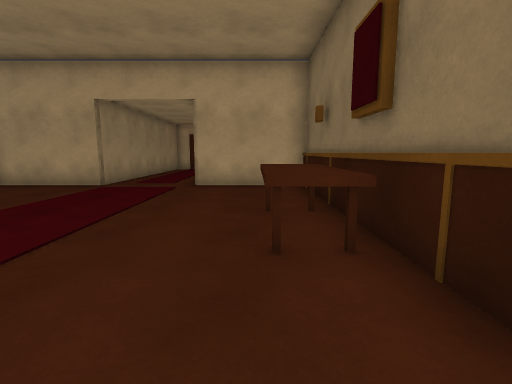
[1] (above)

12 first-person views from a walk through a scene from a Unity 3-D project. The camera is 1.2 m above the floor, tilts 8° down and sees 85° across. The floor is counted in squares, 1 m on a side. Each view is taken from the middle of a square. On the plan, view 1 faces up. The plan holds only what a view shows up to about 13 squares ahead; the rest is blank.

[2]
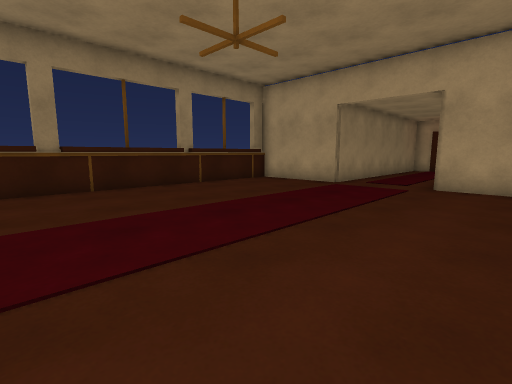

[3]
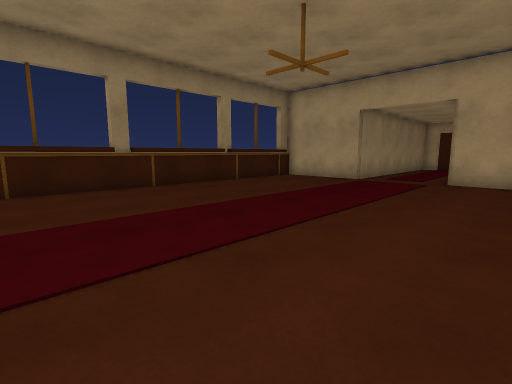

[4]
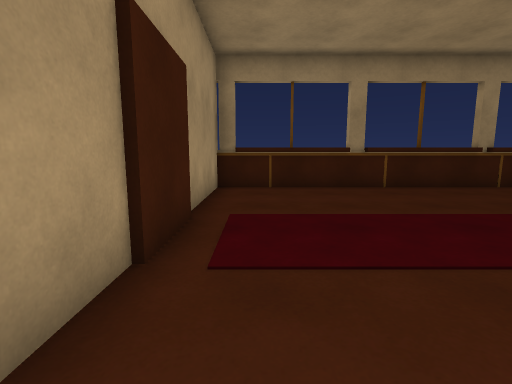

[5]
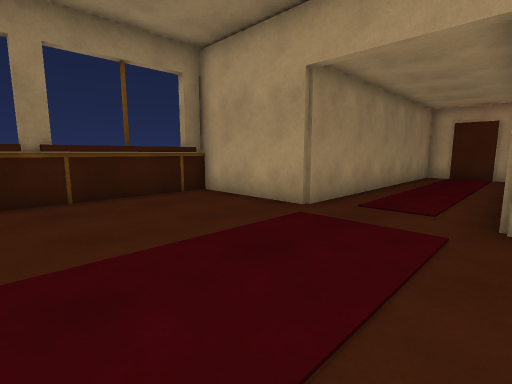

[6]
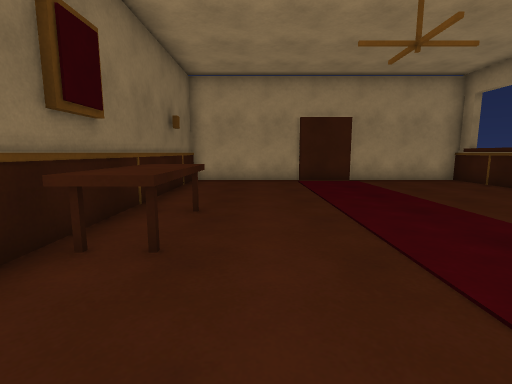

[7]
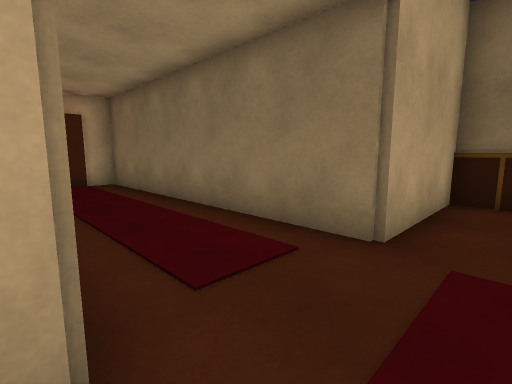

[8]
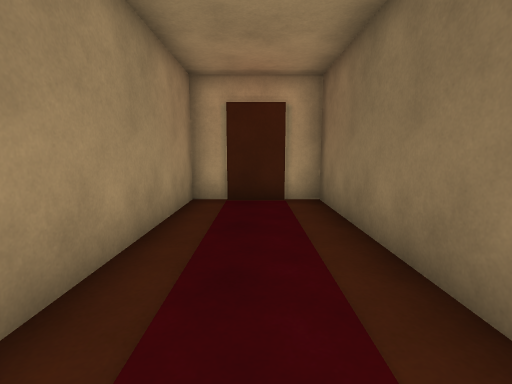

[9]
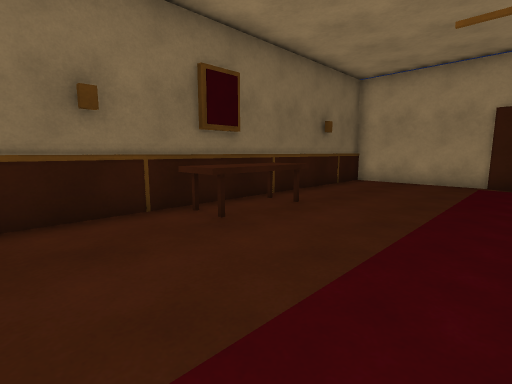

[10]
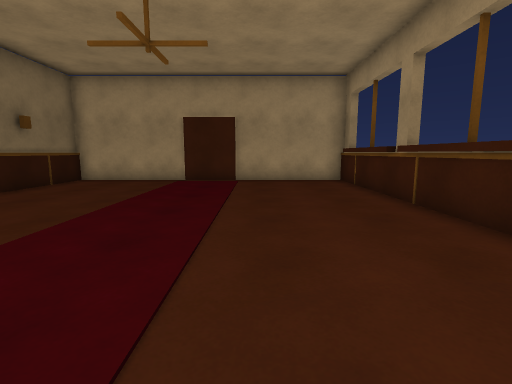

[11]
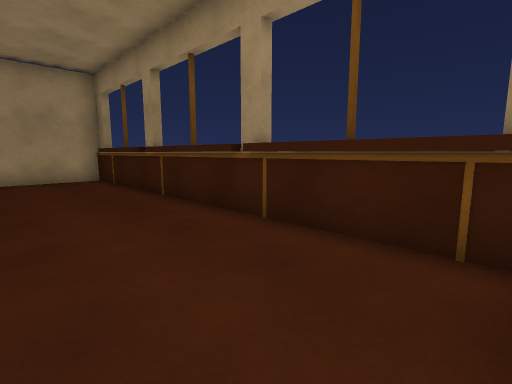

[12]
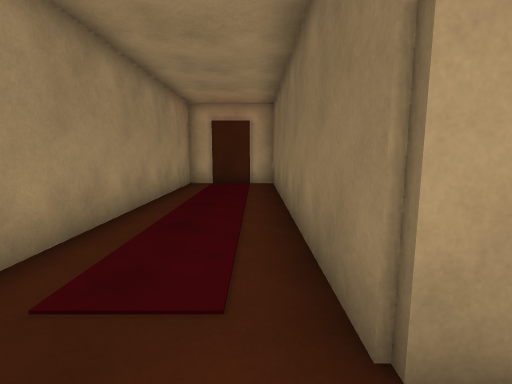

### Floor plan
Key: @ floor where view 1 was taken; # wall or solid block; . floor; ^ raised ledge.
Columns run from 10 left of view 1 to 2 right of it. Each row starts with its distance up from view 1.
 21     #####
 20     #...#
 19     #...#
 18     #...#
 17     #...#
 16     #...#
 15     #...#
 14     #...#
 13     #...#
 12     #...#
 11 #####...#####
 10 #...........#
  9 ^...........#
  8 #...........#
  7 ^...........#
  6 #.........^^#
  5 ^.........^^#
  4 ^.........^^#
  3 ^.........^^#
  2 ^...........#
  1 ^...........#
  0 ^.........@.#
 -1 ^...........#
 -2 ^...........#
 -3 #....###....#
 -4 ###### ######

Where each view was taken, in squares from view 1:
view 1: 0 up, 0 right, facing up
view 2: 0 up, 0 right, facing up-left
view 3: 2 down, 0 right, facing up-left
view 4: 2 down, 0 right, facing left
view 5: 5 up, 2 left, facing up-left
view 6: 9 up, 1 left, facing down
view 7: 9 up, 6 left, facing up-right
view 8: 13 up, 4 left, facing up
view 9: 9 up, 4 left, facing down-right
view 10: 9 up, 6 left, facing down
view 11: 10 up, 6 left, facing down-left
view 12: 9 up, 3 left, facing up
